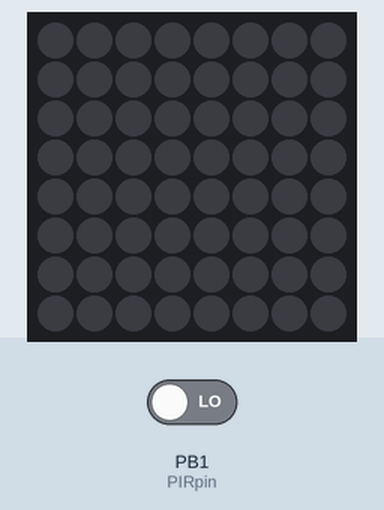
Simulated run of this sketch. Board: ATtiny85, built with avr-gcc and run on an emulated ATtiny85. Shown: 8×8 RGB LED matrix (first LED top left, wired row by row). The test bench sets the inputs (shaded band); at power-on: PB1 (PIRpin) LOW.

Above: at 1.2 s.
1.3 s: PB1 (PIRpin) driven HIGH
At 2.4 s:
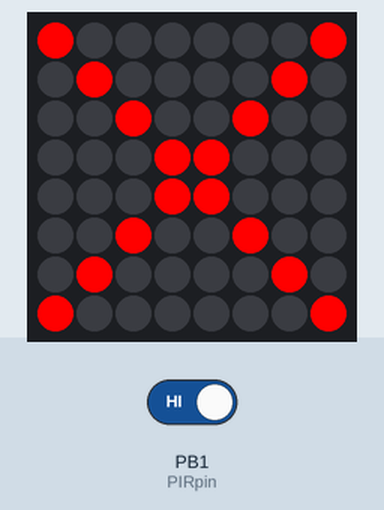
2.8 s: PB1 (PIRpin) driven LOW
At 3.6 s:
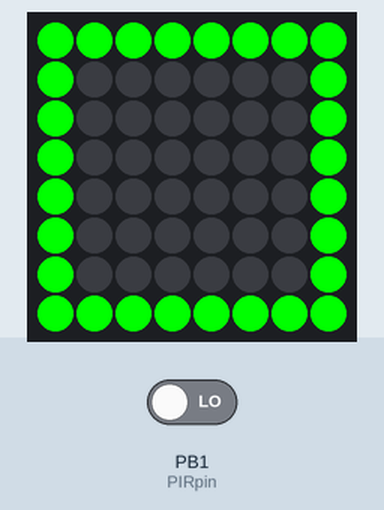
Timing chart, 0 to 5.8 s (numbered marks = the images above; inputs shaded):
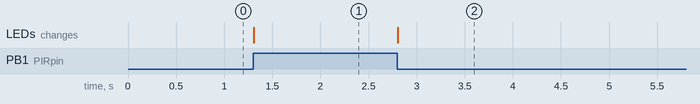

The sketch:

Chapter6_02Occupancy.ino
```cpp
/* Adafruit Trinket-based Room Occupancy sensor and display

   From Chapter 6 of Getting Started with Trinket by Mike Barela, 2014
   Version 1.0 - Initial Version, Phillip Burgess
*/

#include <TinyWireM.h>
#include "Adafruit_LEDBackpack.h"
#include "Adafruit_GFX.h"         // <1>

const int PIRpin = 1;   // <2>
uint8_t pirState = LOW; // Stores state of the PIR sensor

Adafruit_BicolorMatrix matrix = Adafruit_BicolorMatrix();

void setup() {
 pinMode(PIRpin, INPUT); // Initial state is low
 matrix.begin(0x70);     // pass in the address
}

static const uint8_t PROGMEM // X and square bitmaps <3>

 x_bmp[] =
{ B10000001,
  B01000010,
  B00100100,
  B00011000,
  B00011000,
  B00100100,
  B01000010,
  B10000001 },

 box_bmp[] =
{ B11111111,
  B10000001,
  B10000001,
  B10000001,
  B10000001,
  B10000001,
  B10000001,
  B11111111 };

void loop() {
  int sense = digitalRead(PIRpin); // Read PIR Sensor
  if(sense == HIGH)  {           // If high and it was low, sensor tripped
    if(pirState == LOW){         //   and we display a red X
      matrix.clear();
      matrix.drawBitmap(0, 0, x_bmp, 8, 8, LED_RED);
      matrix.writeDisplay();
      pirState = HIGH;
    }
  } else {
    if(pirState == HIGH) {         // If low and state was high, sensor set
      matrix.clear();              // and we display a green box
      matrix.drawBitmap(0, 0, box_bmp, 8, 8, LED_GREEN);
      matrix.writeDisplay();
      pirState = LOW;
    }
  }
}
/*
<1> The Adafruit graphics library adds a great deal of unneeded code but simplifies this simple project significantly.  Using "raw" Wire library calls as in the Trinket Jewelry project would make the code smaller.
<2> PIR signal pin is connected to Trinket Pin #1
<3> These bitmaps may be changed to any design desired.
*/
```

Measured:
- after the input at 1.3 s, the LEDs: change at once (image 1)
- after the input at 2.8 s, the LEDs: change at once (image 2)
